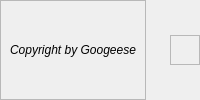
        <widget class="QWidget" name="footerContainer" native="true">
         <layout class="QHBoxLayout" name="horizontalLayout_11">
          <property name="spacing">
           <number>0</number>
          </property>
          <property name="leftMargin">
           <number>0</number>
          </property>
          <property name="topMargin">
           <number>0</number>
          </property>
          <property name="rightMargin">
           <number>0</number>
          </property>
          <property name="bottomMargin">
           <number>0</number>
          </property>
          <item>
           <widget class="QFrame" name="frame_10">
            <property name="frameShape">
             <enum>QFrame::StyledPanel</enum>
            </property>
            <property name="frameShadow">
             <enum>QFrame::Raised</enum>
            </property>
            <layout class="QHBoxLayout" name="horizontalLayout_12">
             <item>
              <widget class="QLabel" name="label_15">
               <property name="font">
                <font>
                 <weight>50</weight>
                 <italic>true</italic>
                 <bold>false</bold>
                </font>
               </property>
               <property name="text">
                <string>Copyright by Googeese</string>
               </property>
              </widget>
             </item>
            </layout>
           </widget>
          </item>
          <item alignment="Qt::AlignRight">
           <widget class="QFrame" name="sizeGrip">
            <property name="minimumSize">
             <size>
              <width>30</width>
              <height>30</height>
             </size>
            </property>
            <property name="maximumSize">
             <size>
              <width>30</width>
              <height>30</height>
             </size>
            </property>
            <property name="frameShape">
             <enum>QFrame::StyledPanel</enum>
            </property>
            <property name="frameShadow">
             <enum>QFrame::Raised</enum>
            </property>
           </widget>
          </item>
         </layout>
        </widget>
